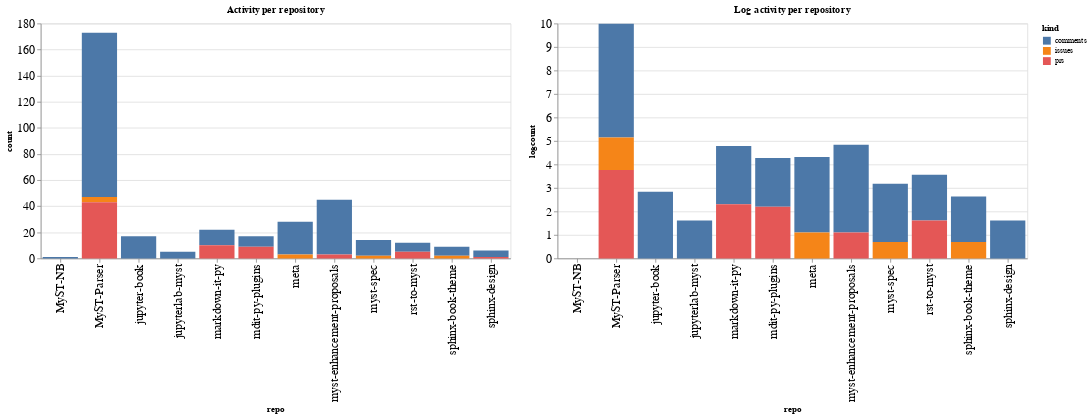

Notebook cell for this chart:
### Code cell
ch1 = alt.Chart(repo_summaries, width=600, title="Activity per repository").mark_bar().encode(
    x='repo',
    y='count',
    color='kind',
    tooltip="kind"
)

ch2 = alt.Chart(repo_summaries, width=600, title="Log activity per repository").mark_bar().encode(
    x='repo',
    y='logcount',
    color='kind',
    tooltip="kind"
)

ch1 | ch2

### Figure 1 — Vega-Lite specification as saved in the notebook (floating-point values rounded to 4 significant figures)
{"config": {"axisLeft": {"labelFontSize": 15}, "axisBottom": {"labelFontSize": 15}}, "hconcat": [{"mark": "bar", "encoding": {"color": {"field": "kind", "type": "nominal"}, "tooltip": {"field": "kind", "type": "nominal"}, "x": {"field": "repo", "type": "nominal"}, "y": {"field": "count", "type": "quantitative"}}, "title": "Activity per repository", "width": 600}, {"mark": "bar", "encoding": {"color": {"field": "kind", "type": "nominal"}, "tooltip": {"field": "kind", "type": "nominal"}, "x": {"field": "repo", "type": "nominal"}, "y": {"field": "logcount", "type": "quantitative"}}, "title": "Log activity per repository", "width": 600}], "data": {"name": "data-ccb8a300040102a34cc41ad3bdb5e54f"}, "$schema": "https://vega.github.io/schema/vega-lite/v4.17.0.json", "datasets": {"data-ccb8a300040102a34cc41ad3bdb5e54f": [{"repo": "MyST-NB", "kind": "comments", "count": 1, "logcount": 0.0}, {"repo": "MyST-Parser", "kind": "comments", "count": 126, "logcount": 4.836}, {"repo": "MyST-Parser", "kind": "issues", "count": 4, "logcount": 1.386}, {"repo": "MyST-Parser", "kind": "prs", "count": 43, "logcount": 3.761}, {"repo": "jupyter-book", "kind": "comments", "count": 17, "logcount": 2.833}, {"repo": "jupyterlab-myst", "kind": "comments", "count": 5, "logcount": 1.609}, {"repo": "markdown-it-py", "kind": "comments", "count": 12, "logcount": 2.485}, {"repo": "markdown-it-py", "kind": "prs", "count": 10, "logcount": 2.303}, {"repo": "mdit-py-plugins", "kind": "comments", "count": 8, "logcount": 2.079}, {"repo": "mdit-py-plugins", "kind": "prs", "count": 9, "logcount": 2.197}, {"repo": "meta", "kind": "comments", "count": 25, "logcount": 3.219}, {"repo": "meta", "kind": "issues", "count": 3, "logcount": 1.099}, {"repo": "myst-enhancement-proposals", "kind": "comments", "count": 42, "logcount": 3.738}, {"repo": "myst-enhancement-proposals", "kind": "prs", "count": 3, "logcount": 1.099}, {"repo": "myst-spec", "kind": "comments", "count": 12, "logcount": 2.485}, {"repo": "myst-spec", "kind": "issues", "count": 2, "logcount": 0.6931}, {"repo": "rst-to-myst", "kind": "comments", "count": 7, "logcount": 1.946}, {"repo": "rst-to-myst", "kind": "prs", "count": 5, "logcount": 1.609}, {"repo": "sphinx-book-theme", "kind": "comments", "count": 7, "logcount": 1.946}, {"repo": "sphinx-book-theme", "kind": "issues", "count": 2, "logcount": 0.6931}, {"repo": "sphinx-design", "kind": "comments", "count": 5, "logcount": 1.609}, {"repo": "sphinx-design", "kind": "prs", "count": 1, "logcount": 0.0}]}}
